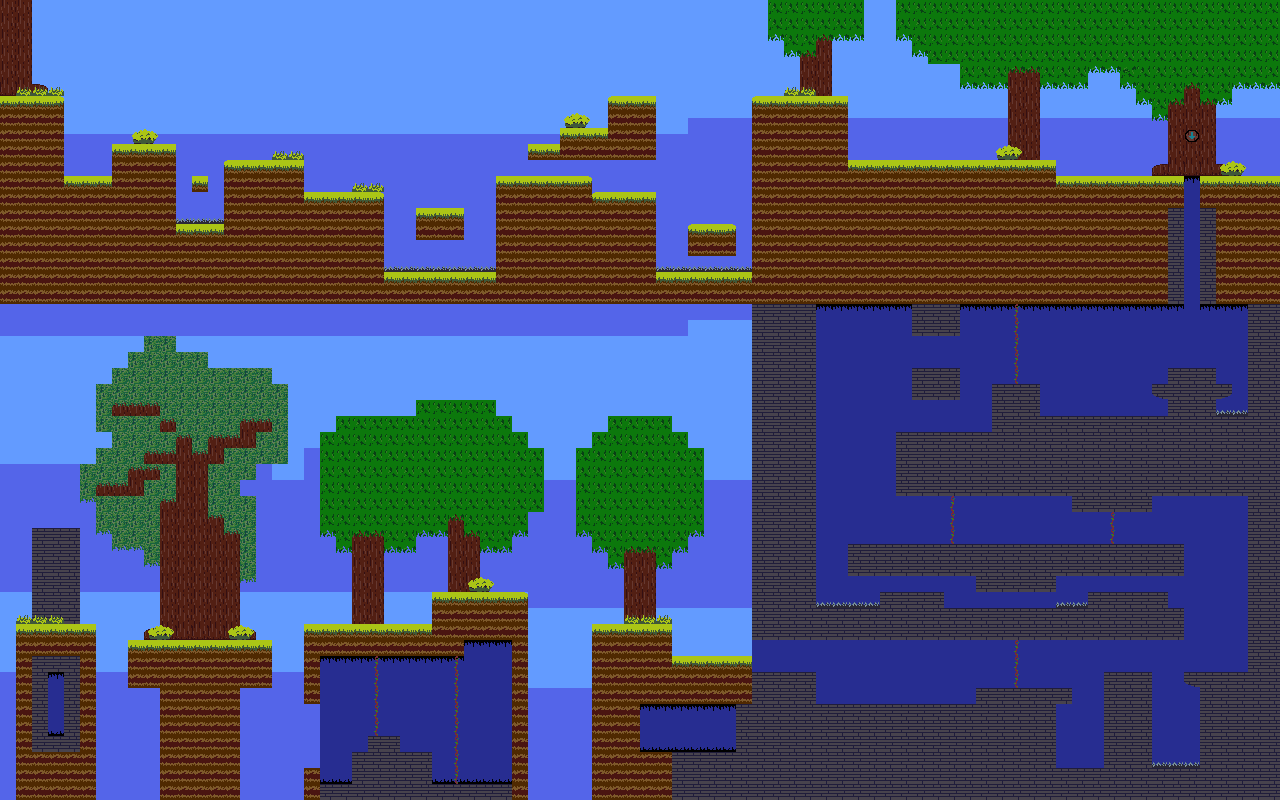

Rendered tile map (Tiled .tmx) drawn with the repository's tilesets; below, a short description and the map source with its tile grids summarised:
An orthogonal 80x50 tile map with 16x16 px tiles, 8 tile layers (black, background, ground, foreground, ...), 2 tilesets and 7 objects (3x Transform, 2x Ekey, Fkey, jump).

<map version="1.10" tiledversion="1.11.2" orientation="orthogonal" renderorder="right-down" width="80" height="50" tilewidth="16" tileheight="16" infinite="0" nextlayerid="11" nextobjectid="19">
 <editorsettings>
  <export target="forestmap.json" format="json" />
 </editorsettings>
 <tileset firstgid="1" source="final_forestlevel_tileset.tsx" />
 <tileset firstgid="65" source="hints.tsx" />
 <layer id="1" name="black" width="80" height="50">
  <data>[4000 cells, 4000 non-empty, 1 distinct tile ids]</data>
 </layer>
 <layer id="2" name="background" width="80" height="50">
  <data>[4000 cells, 4000 non-empty, 6 distinct tile ids]</data>
 </layer>
 <layer id="6" name="ground" width="80" height="50">
  <properties>
   <property name="Collidable" type="bool" value="true" />
  </properties>
  <data>[4000 cells, 1586 non-empty, 10 distinct tile ids]</data>
 </layer>
 <layer id="3" name="foreground" width="80" height="50">
  <data>[4000 cells, 663 non-empty, 13 distinct tile ids]</data>
 </layer>
 <layer id="4" name="layered" width="80" height="50">
  <data>[4000 cells, 150 non-empty, 8 distinct tile ids]</data>
 </layer>
 <layer id="5" name="phasewalls" width="80" height="50">
  <properties>
   <property name="Phaseable" type="bool" value="true" />
  </properties>
  <data>[4000 cells, 13 non-empty, 1 distinct tile ids]</data>
 </layer>
 <layer id="7" name="damage" width="80" height="50">
  <properties>
   <property name="Collidable" type="bool" value="true" />
   <property name="hurt" type="bool" value="false" />
  </properties>
  <data>[4000 cells, 39 non-empty, 2 distinct tile ids]</data>
 </layer>
 <layer id="10" name="border" width="80" height="50">
  <data>[4000 cells, 0 non-empty, 0 distinct tile ids]</data>
 </layer>
 <objectgroup id="9" name="hints">
  <object id="9" name="Transform" type="Transform" x="624" y="32" width="48" height="32" />
  <object id="10" name="Transform" type="Transform" x="896.394" y="503.515" width="48" height="32" />
  <object id="11" name="Transform" type="Transform" x="1030" y="330.667" width="48" height="32" />
  <object id="13" name="Fkey" x="1104" y="320" width="32" height="16" />
  <object id="14" name="Ekey" x="1104" y="336" width="32" height="16" />
  <object id="17" name="jump" x="688" y="160" width="32" height="16" />
  <object id="18" name="Ekey" x="640" y="16" width="32" height="16" />
 </objectgroup>
</map>
